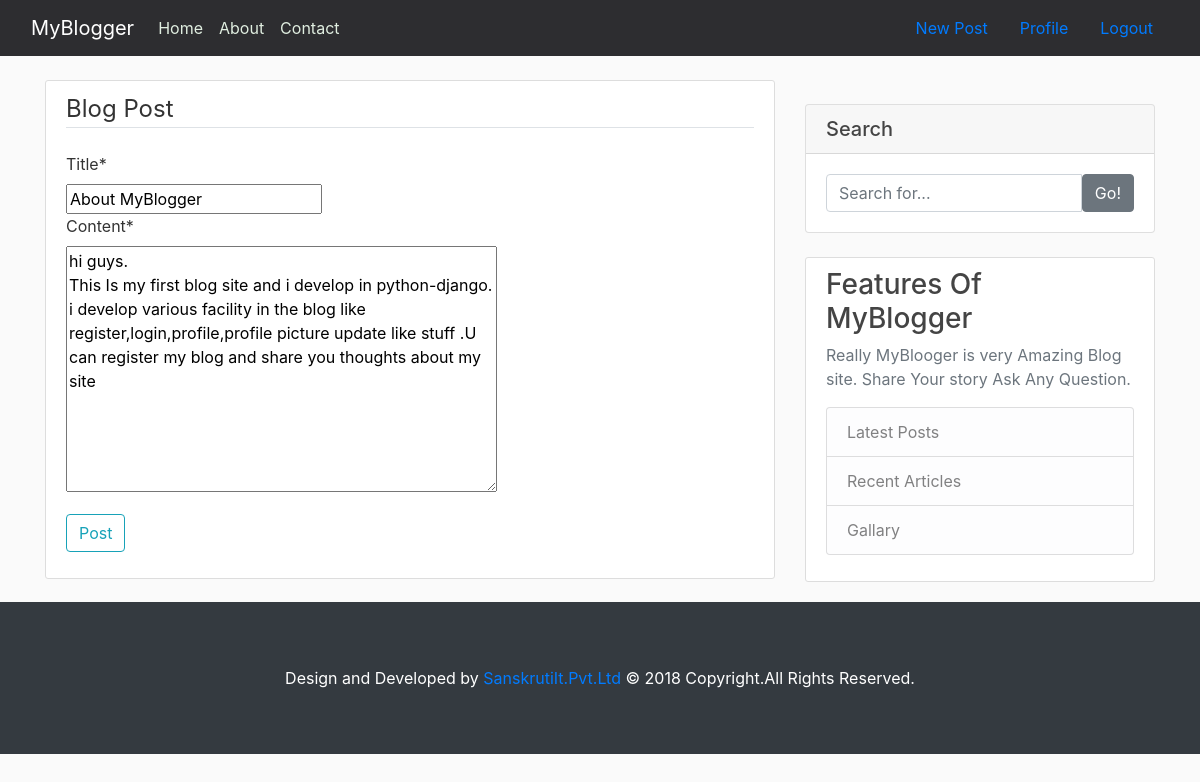
/post/9/update/ (signed in), run on the app's committed database.
### blog/models.py (models this page shows, shortened)
class Post(models.Model):
    title = models.CharField(max_length=100)
    content = models.TextField()
    date_posted = models.DateTimeField(default=timezone.now)
    author = models.ForeignKey(User, on_delete=models.CASCADE)

### blog/views.py (the view, shortened to what this page needs)
# urls.py: path('post/<int:pk>/update/', PostUpdateView.as_view(), name='post-update'),
class PostUpdateView(LoginRequiredMixin, UserPassesTestMixin, UpdateView):
    model = Post
    fields = ['title', 'content']
    def test_func(self):
        post = self.get_object()
        if self.request.user == post.author:
            return True
        return False

### blog/templates/blog/post_form.html (shortened to what this page needs)
{% extends "blog/base.html" %}
{% load crispy_forms_tags %}
{% block content %}
    <div class="content-section">
        <form method="POST">
            <fieldset class="form-group">
                <legend class="border-bottom mb-4">Blog Post</legend>
                {{ form|crispy }}
            </fieldset>
            <div class="form-group">
                <button class="btn btn-outline-info" type="submit">Post</button>
            </div>
        </form>
    </div>
{% endblock content %}

### static/css/main.css (style rules this page uses)
body { background: #fafafa; color: #333333; margin-top: 5rem; }
.content-section { background: #ffffff; padding: 10px 20px; border: 1px solid #dddddd; border-radius: 3px; margin-bottom: 20px; }

### data on the page
Post: title "About MyBlogger", content "hi guys. This Is my first blog site and i develop in python-django. i develop various facility in the blog like register,login,profile,profile picture update like stuff .U can register my blog and share you thoughts about my site"
